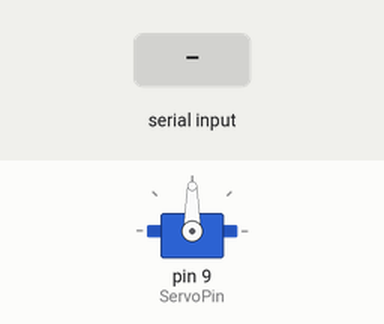
Bench run of a program on a simulated Arduino Uno, built with avr-gcc and run on an emulated ATmega328P. On the bench: servo. The test bench sets the inputs (shaded band). What the program prints to the serial monitor is not drawn.

Above: at 1.2 s.
1.3 s: "90,45\n" received over Serial
At 4.1 s:
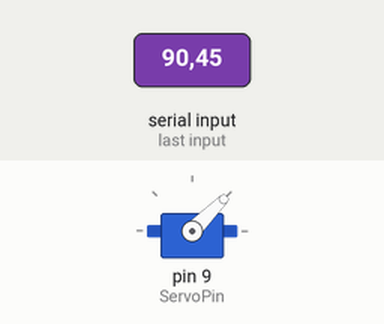
4.3 s: "30,150\n" received over Serial
At 7.0 s:
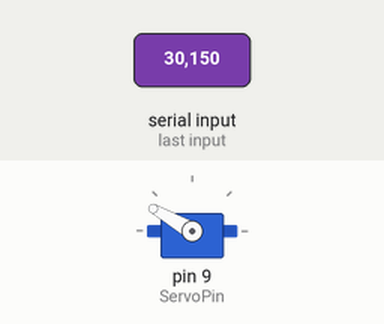
7.3 s: "0\n" received over Serial
At 9.5 s:
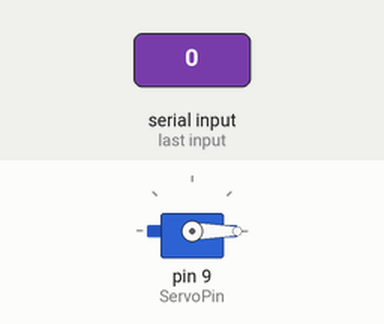
9.8 s: "200\n" received over Serial
At 11.7 s:
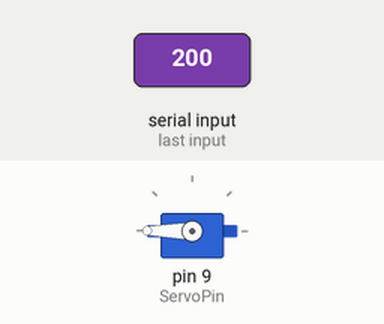
12.3 s: "90\n" received over Serial
At 14.7 s:
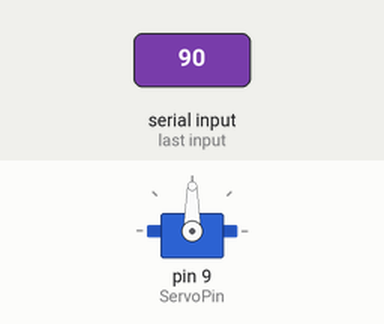
Timing chart, 0 to 15.8 s (numbered marks = the images above; inputs shaded):
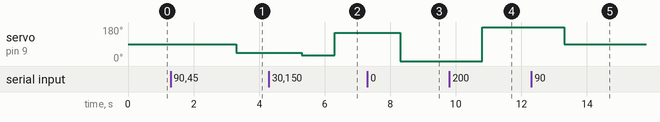

The program:

main.cpp
```cpp
#include <Arduino.h>
#include <Servo.h>

/*
connecting a servo
Red wire is the Power. connect to 5V,
Brown is the Ground
Orange is the control, connect to Pin 9 (in this example)
DONT PRESS ENTER. IT IS TAKEN AS 0

*/
int pos;
int ServoPin=9;
Servo myServo;

void setup()
{
  Serial.begin(9600);
  myServo.attach(ServoPin);
}

void loop()
{
Serial.print("what angle for the Servo? ");
while(Serial.available()==0){
  //keep waiting until a value is given by user
}
pos= Serial.parseInt();
while (Serial.available() > 0) {
Serial.read();  // flush buffer otherwise it take the enter we press as \n and takes 0 as value
}
Serial.println(pos);
delay(1000);
myServo.write(pos);
}
```

Measured:
- after the input at 1.3 s, servo on pin 9 (ServoPin): 90° → 45° after 2.0 s
- after the input at 4.3 s, servo on pin 9 (ServoPin): 45° → 30° after 1.0 s, → 150° 1.0 s later
- after the input at 7.3 s, servo on pin 9 (ServoPin): 150° → 0° after 1.0 s
- after the input at 9.8 s, servo on pin 9 (ServoPin): 0° → 180° after 1.0 s
- after the input at 12.3 s, servo on pin 9 (ServoPin): 180° → 90° after 1.0 s
